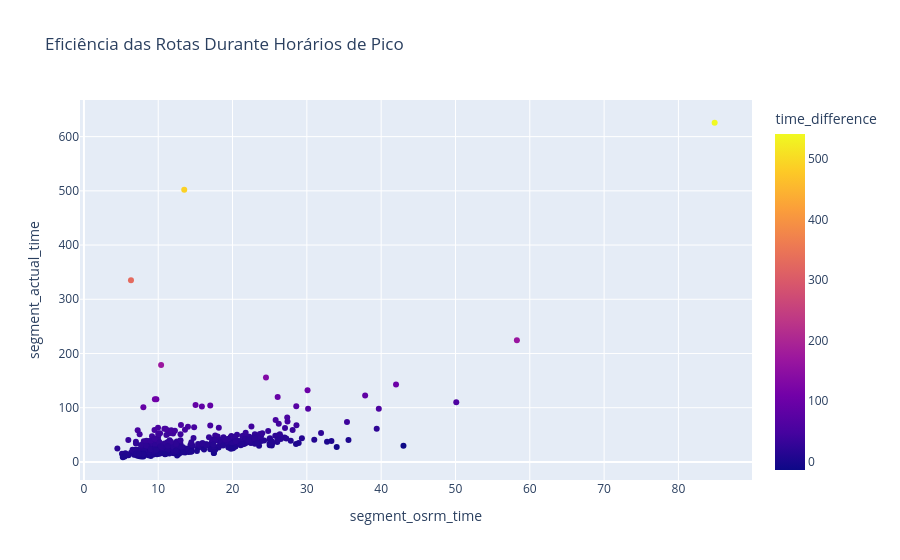

Write notebook code for a chart like this one.
### Markdown cell above
### Também analisamos todas as rotas.

### Code cell
# Criar um gráfico de dispersão interativo usando Plotly Express.
# O gráfico mostra a relação entre o tempo previsto pelo OSRM (segment_osrm_time) e o tempo real (segment_actual_time) das rotas nos horários de pico.
# Os pontos são coloridos de acordo com a diferença entre o tempo real e o previsto (time_difference), destacando rotas com maiores atrasos.
# Ao passar o mouse sobre cada ponto, é exibido o nome da rota de origem (source_name).
fig = px.scatter(route_efficiency_peak, 
                 x='segment_osrm_time', 
                 y='segment_actual_time', 
                 color='time_difference',
                 hover_name='source_name',
                 title='Eficiência das Rotas Durante Horários de Pico')
# Exibe o gráfico interativo.
fig.show()

### Figure 1 — Plotly figure (JSON) as saved in the notebook; plotly's stock layout.template omitted (floating-point values rounded to 4 significant figures; data arrays with more than 128 entries replaced by an {"elided": "..."} marker saying what was removed)
{"data": [{"hovertemplate": "<b>%{hovertext}</b><br><br>segment_osrm_time=%{x}<br>segment_actual_time=%{y}<br>time_difference=%{marker.color}<extra></extra>", "hovertext": {"elided": "414 str values"}, "legendgroup": "", "marker": {"color": {"elided": "414 float values"}, "coloraxis": "coloraxis", "symbol": "circle"}, "mode": "markers", "name": "", "orientation": "v", "showlegend": false, "type": "scatter", "x": {"elided": "414 float values"}, "xaxis": "x", "y": {"elided": "414 float values"}, "yaxis": "y"}], "layout": {"coloraxis": {"colorbar": {"title": {"text": "time_difference"}}, "colorscale": [[0, "#0d0887"], [0.1111, "#46039f"], [0.2222, "#7201a8"], [0.3333, "#9c179e"], [0.4444, "#bd3786"], [0.5556, "#d8576b"], [0.6667, "#ed7953"], [0.7778, "#fb9f3a"], [0.8889, "#fdca26"], [1, "#f0f921"]]}, "legend": {"tracegroupgap": 0}, "title": {"text": "Eficiência das Rotas Durante Horários de Pico"}, "xaxis": {"anchor": "y", "domain": [0, 1], "title": {"text": "segment_osrm_time"}}, "yaxis": {"anchor": "x", "domain": [0, 1], "title": {"text": "segment_actual_time"}}}}
